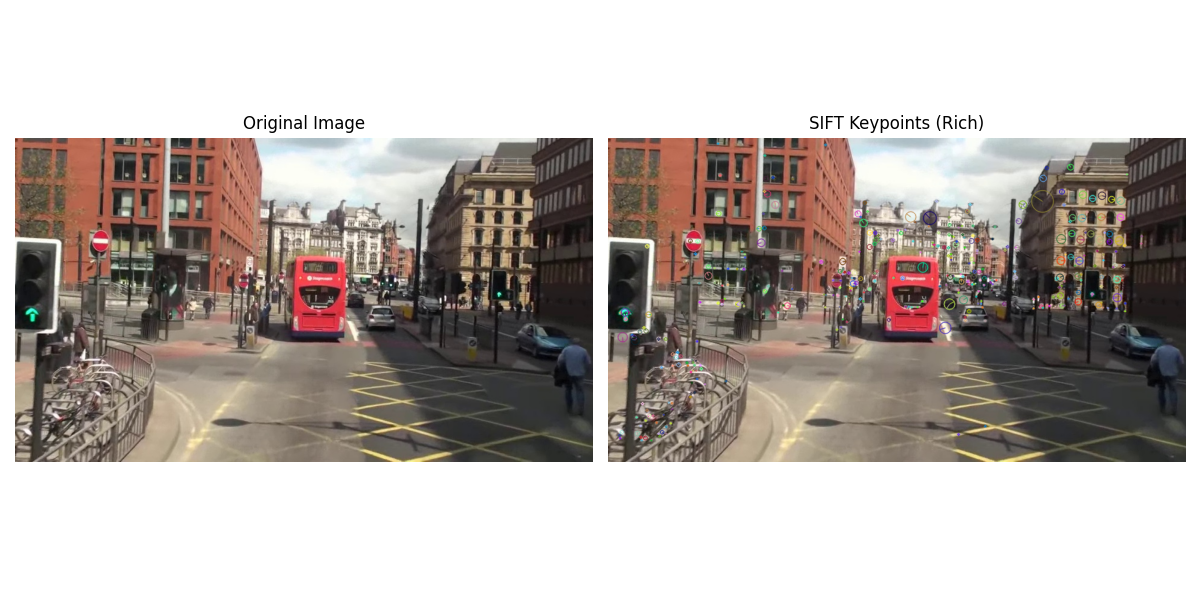

Reproduce this figure in Python.
import cv2 as cv
import matplotlib.pyplot as plt
import os

# 현재 스크립트 파일 위치를 기준으로 이미지 경로 설정
base_dir = os.path.dirname(os.path.abspath(__file__))
img_path = os.path.join(base_dir, 'mot_color70.jpg')

# 이미지 읽기 (BGR 형식을 RGB로 변환하여 matplotlib에서 제대로 출력되도록 함)
img = cv.imread(img_path)
if img is None:
    print(f"이미지를 불러올 수 없습니다: {img_path}")
    exit(1)
img_rgb = cv.cvtColor(img, cv.COLOR_BGR2RGB)
img_gray = cv.cvtColor(img, cv.COLOR_BGR2GRAY)

# 요구사항: SIFT 객체 생성 (특징점이 너무 많지 않도록 nfeatures=500으로 제한)
sift = cv.SIFT_create(nfeatures=500)

# 요구사항: 특징점 검출 및 디스크립터 계산
keypoints, descriptors = sift.detectAndCompute(img_gray, None)

# 요구사항: 특징점 시각화 (크기와 방향 포함 옵션 설정)
img_keypoints = cv.drawKeypoints(
    img_rgb, 
    keypoints, 
    None, 
    flags=cv.DRAW_MATCHES_FLAGS_DRAW_RICH_KEYPOINTS
)

# 결과 출력 (원본 이미지와 특징점 시각화 이미지 나란히 배치)
plt.figure(figsize=(12, 6))

plt.subplot(1, 2, 1)
plt.imshow(img_rgb)
plt.title('Original Image')
plt.axis('off')

plt.subplot(1, 2, 2)
plt.imshow(img_keypoints)
plt.title('SIFT Keypoints (Rich)')
plt.axis('off')

plt.tight_layout()
plt.savefig(os.path.join(base_dir, '0326-1.png'))
# plt.show()
